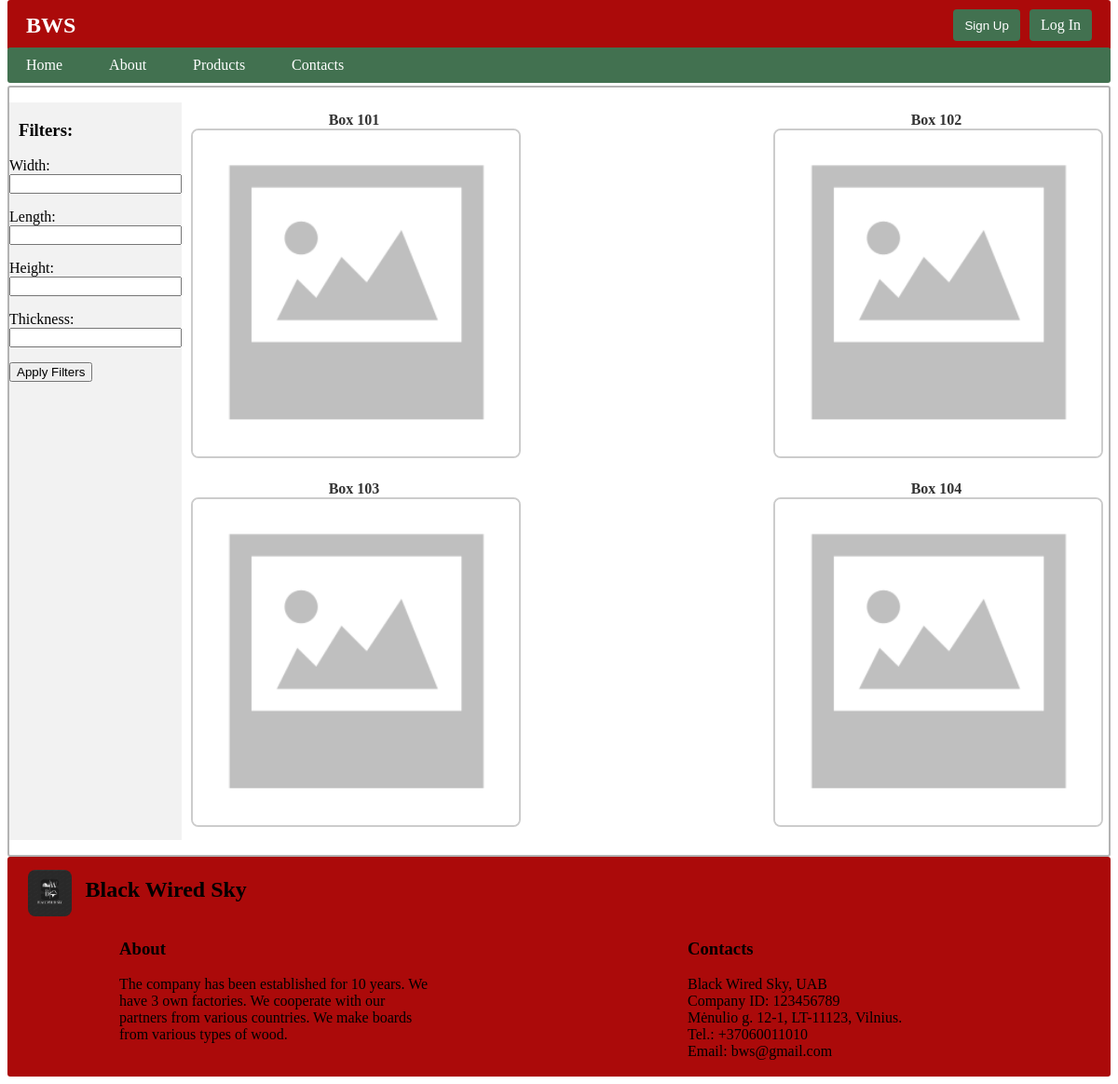
The app's page /bws/products, older data.
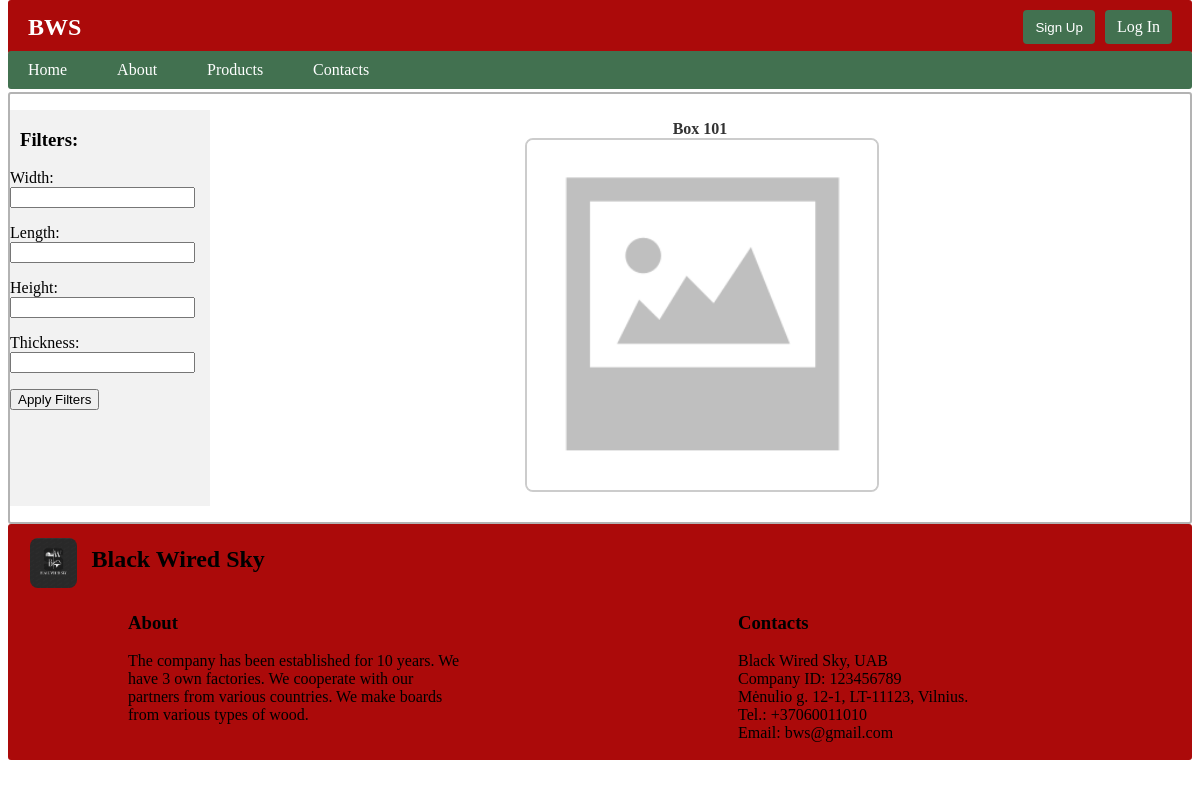
The same page, newer data.
### bws/models.py (models this page shows, shortened)
class Product(models.Model):
    name = models.CharField(verbose_name='Name', max_length=200, unique=True)
    width = models.IntegerField(verbose_name='Width(mm)', default=0)
    length = models.IntegerField(verbose_name='Length(mm)', default=0)
    height = models.IntegerField(verbose_name='Height(mm)', default=0)
    thickness = models.IntegerField(verbose_name='Thickness(mm)', default=0)
    trailer = models.ForeignKey(to=Trailer, verbose_name='Trailer', on_delete=models.SET_NULL, null=True, blank=True)
    product_image = models.ImageField(verbose_name='Product Image', upload_to='products_images', null=True, blank=True)
    class Meta:
        verbose_name = 'Product'
        verbose_name_plural = 'Products'

### bws/views.py (the view)
# urls.py: path('products', views.products, name='products'),
def products(request):
    products = Product.objects.exclude(name__contains='n')
    form = ProductFilterForm(request.GET)
    if form.is_valid():
        width = form.cleaned_data.get('width')
        length = form.cleaned_data.get('length')
        height = form.cleaned_data.get('height')
        thickness = form.cleaned_data.get('thickness')
        if width:
            products = products.filter(width__gte=width)
        if length:
            products = products.filter(length__gte=length)
        if height:
            products = products.filter(height__gte=height)
        if thickness:
            products = products.filter(thickness__gte=thickness)
    context = {
        'products': products,
        'form': form,
    }
    return render(request, 'products.html', context=context)

### bws/forms.py
class ProductFilterForm(forms.Form):
    width = forms.IntegerField(required=False)
    length = forms.IntegerField(required=False)
    height = forms.IntegerField(required=False)
    thickness = forms.IntegerField(required=False)

### bws/templates/products.html (shortened to what this page needs)
{% extends 'base.html' %}
{% load static %}
{% block 'content' %}
<div class="content">
    <ul class="content-list">
        <div class="sidebar">
            <h3 style="margin-left: 10px;">Filters:</h3>
            <form method="get">
                {{ form.as_p }}
                <button type="submit">Apply Filters</button>
            </form>
        </div>
        <div class="container-wrapper">
            {% for product in products %}
            <div class="container">
                <a href="{% url 'product' product.id %}">{{ product.name }}</a>
                {% if product.product_image %}
                <img src="{{ product.product_image.url }}">
                {% else %}
                <img src="{% static 'images/no-image.png' %}">
                {% endif %}
            </div>
            {% endfor %}
        </div>
    </ul>
</div>
{% endblock %}

Row changes from the older to the newer data that the page shows:
no longer on this page (row edited): Product: name "Box 102"
removed Product: name "Box 103"
removed Product: name "Box 104"
